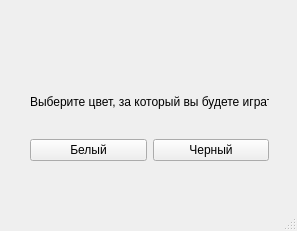
<?xml version="1.0" encoding="UTF-8"?>
<ui version="4.0">
 <class>MainWindow</class>
 <widget class="QMainWindow" name="MainWindow">
  <property name="geometry">
   <rect>
    <x>0</x>
    <y>0</y>
    <width>297</width>
    <height>231</height>
   </rect>
  </property>
  <property name="windowTitle">
   <string>MainWindow</string>
  </property>
  <widget class="QWidget" name="centralwidget">
   <widget class="QWidget" name="">
    <property name="geometry">
     <rect>
      <x>30</x>
      <y>70</y>
      <width>239</width>
      <height>91</height>
     </rect>
    </property>
    <layout class="QVBoxLayout" name="verticalLayout">
     <item>
      <widget class="QLabel" name="label">
       <property name="text">
        <string>Выберите цвет, за который вы будете играть</string>
       </property>
      </widget>
     </item>
     <item>
      <layout class="QHBoxLayout" name="horizontalLayout">
       <item>
        <widget class="QPushButton" name="pushButton">
         <property name="text">
          <string>Белый</string>
         </property>
        </widget>
       </item>
       <item>
        <widget class="QPushButton" name="pushButton_2">
         <property name="text">
          <string>Черный</string>
         </property>
        </widget>
       </item>
      </layout>
     </item>
    </layout>
   </widget>
  </widget>
  <widget class="QMenuBar" name="menubar">
   <property name="geometry">
    <rect>
     <x>0</x>
     <y>0</y>
     <width>297</width>
     <height>21</height>
    </rect>
   </property>
  </widget>
  <widget class="QStatusBar" name="statusbar"/>
 </widget>
 <resources/>
 <connections/>
</ui>
